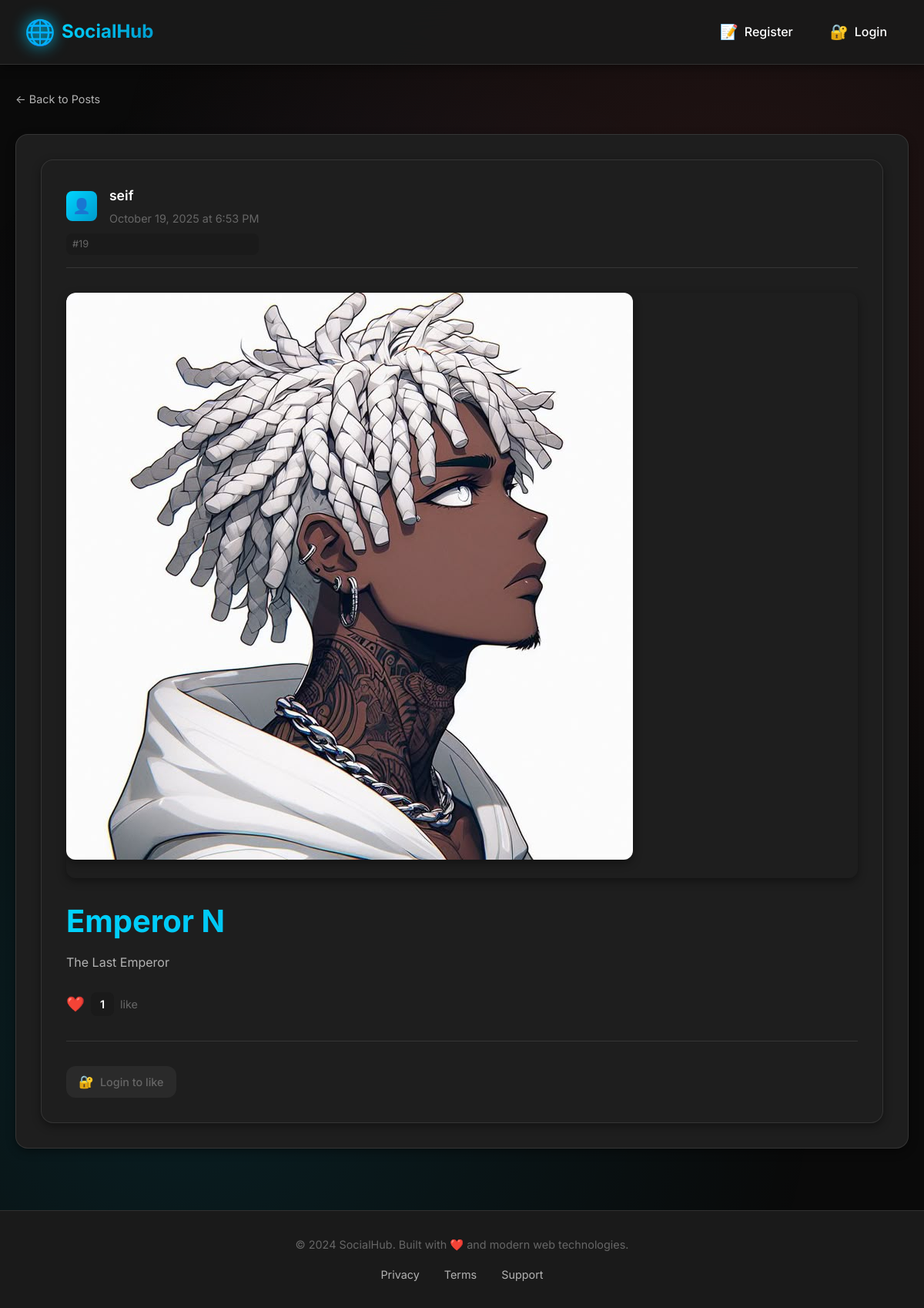
/posts/19, run on the app's committed database.
### posts/models.py (models this page shows, shortened)
class Post(models.Model):
    title = models.CharField(max_length=75)
    body = models.TextField()
    date = models.DateTimeField(auto_now_add=True)
    banner = models.ImageField(blank=True)
    author = models.ForeignKey(User, on_delete=models.CASCADE, default=None)
    likes = models.ManyToManyField(User, related_name='liked_posts', blank=True)
    def total_likes(self):
        return self.likes.count()

### posts/views.py (the view)
# urls.py: path('<int:pk>', views.post_page, name="page"),
def post_page(request, pk):
    post = get_object_or_404(Post, pk=pk)
    return render(request, 'posts/post_page.html', {'post': post})

### posts/templates/posts/post_page.html (shortened to what this page needs)
{% extends 'layout.html' %}
{% block content %}
    <div class="breadcrumb">
        <a href="{% url 'posts:list' %}">← Back to Posts</a>
    </div>
    <section class="postpage">
        <article class="post-detail">
            <div class="post-header">
                <div class="post-meta">
                    <div class="author-info">
                        <span class="author-avatar">👤</span>
                        <div class="author-details">
                            <span class="author-name">{{ post.author }}</span>
                            <span class="post-date">{{ post.date|date:"F d, Y \a\t g:i A" }}</span>
                        </div>
                    </div>
                    <div class="post-id">#{{ post.id }}</div>
                </div>
            </div>
            {% if post.banner %}
                <div class="post-banner">
                    <img
                        class="banner"
                        src="{{ post.banner.url }}"
                        alt="{{ post.title }}"
                        loading="lazy"
                    />
                </div>
            {% endif %}
            <div class="post-content">
                <h1 class="post-title">{{ post.title }}</h1>
                <div class="post-body">
                    <p>{{ post.body|linebreaks }}</p>
                </div>
            </div>
            <div class="post-stats">
                <div class="likes-container">
                    <span class="likes-icon">❤️</span>
                    <span class="likes-count">{{ post.total_likes }}</span>
                    <span class="likes-label">
                        {% if post.total_likes == 1 %}like{% else %}likes{% endif %}
                    </span>
                </div>
            </div>
            <div class="post-actions">
                <div class="interaction-buttons">
                    {% if user.is_authenticated %}
                        <form action="{% url 'posts:like-post' post.id %}" method="POST" class="like-form">
                            {% csrf_token %}
                            {% if user in post.likes.all %}
                                <button type="submit" class="interaction-btn unlike-btn" title="Unlike this post">
                                    <span class="btn-icon">💔</span>
                                    <span class="btn-text">Unlike</span>
                                </button>
                            {% else %}
                                <button type="submit" class="interaction-btn like-btn" title="Like this post">
                                    <span class="btn-icon">❤️</span>
                                    <span class="btn-text">Like</span>
                                </button>
                            {% endif %}
                        </form>
                    {% else %}
                        <a href="{% url 'users:login' %}" class="interaction-btn login-prompt" title="Login to like posts">
                            <span class="btn-icon">🔐</span>
                            <span class="btn-text">Login to like</span>
                        </a>
                    {% endif %}
                </div>
            </div>
        </article>
    </section>
{% endblock %}

### data on the page
Post: author "seif", date "October 19, 2025 at 6:53 PM", id "19", banner (picture), title "Emperor N", body "The Last Emperor", total_likes "1"
